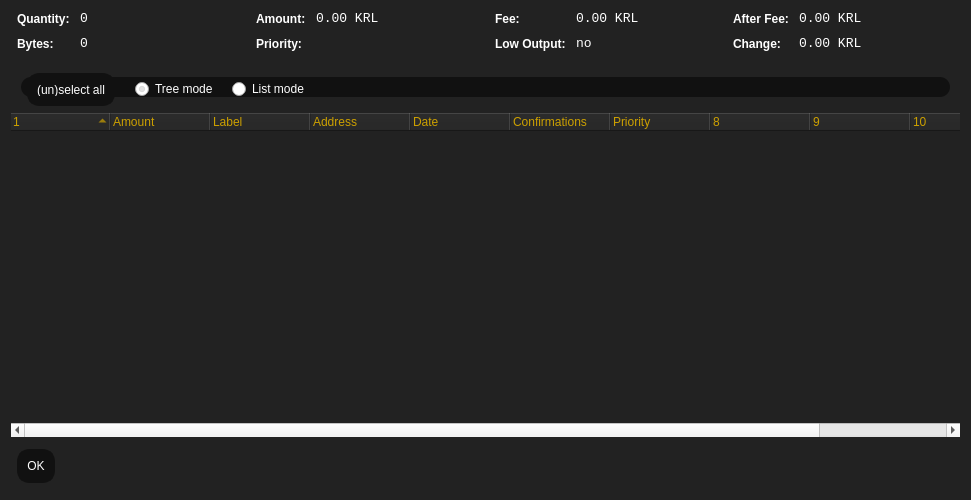
<?xml version="1.0" encoding="UTF-8"?>
<ui version="4.0">
 <class>CoinControlDialog</class>
 <widget class="QDialog" name="CoinControlDialog">
  <property name="geometry">
   <rect>
    <x>0</x>
    <y>0</y>
    <width>971</width>
    <height>500</height>
   </rect>
  </property>
  <property name="windowTitle">
   <string>Coin Control</string>
  </property>
  <property name="styleSheet">
   <string notr="true">QRadioButton {
	color: white;
}
QTreeView {
	background-color: #111;
	alternate-background-color: #222;
	selection-background-color: #cca000;
}

QTreeView::item {
	background-color: #222;
}

QTreeView::item::selected {
	background-color: #cca000;
}

QTreeView::branch::closed {
	color: #ccc;
}

QTreeView::branch::open {
	color: #cca000;
}

QDialog, QFrame {
	color: white;
	background-color: #222;
	border: none;
}

QLabel {
	background-color: transparent;
}

QCheckBox {
    color: white;
}

QFrame#central { background-color: #222; border: none }
QFrame#frame, QFrame#frame_2, QFrame#frame_3 {
	background-color: #111;
	border-style: plain;
	border-width: 20px;
	border-radius: 20px;
	border-color: #111;
	min-width: 10em;
	padding: 6px;
}
QLabel[openExternalLinks=true], QHeaderView { color: #cca000 }
QLabel[openExternalLinks=false] { color: white; font-weight: normal }
QPushButton, QToolButton {
	border: 4px solid #111;
	border-radius: 12px;
	background-color: #111;
	color: white;
	padding: 6px;
	margin: 6px;
}
QPushButton:pressed, QToolButton:checked {
	color: #cca000;
}
QPushButton:pressed, QToolButton:pressed {
	border-color: #cca000;
	color: #cca000;
}
QPushButton:disabled, QToolButton:disabled {
	color: #444;
	background-color: #222;
}


#scrollAreaWidgetContents QToolButton {
	border-radius: 8px;
	border-width: 0px;
}

QComboBox::drop-down {
	border-width: 0;
	border-style: none;
	background-color: #111;
	color: white;
}

QTableView {
	background: #111;
	color: white;
	border-style: none;
	selection-background-color: #cca000;
    alternate-background-color: #222;
	selection-color: #111;
	border: 0px solid black;
}

QHeaderView { color: #cca000; background-color: #111; background-image: none; }
QHeaderView::section { color: #cca000; background-color: #222; }
QHeaderView::section:checked { background-color: #111; }

QTabWidget {
	background: #111;
}

 QTabWidget::pane {
     border-top: 2px solid #111;
     border: 4px solid #111;
     border-bottom-left-radius: 8px;
     border-bottom-right-radius: 8px;
     border-top-right-radius: 8px;
	background: #111;
 }

 QTabWidget::tab-bar {
     left: 5px; /* move to the right by 5px */
 }

 /* Style the tab using the tab sub-control. Note that
     it reads QTabBar _not_ QTabWidget */
 QTabBar::tab {
     background: #111;
     border: 4px solid #222;
     border-bottom-color: #111; /* same as the pane color */
     border-top-left-radius: 4px;
     border-top-right-radius: 4px;
     min-width: 8ex;
     padding: 4px;
     color: #888;
 }

 QTabBar::tab:selected, QTabBar::tab:hover {
     color: #cca000
 }

 QTabBar::tab:selected {
     border-color: #111; /* same as pane color */
     border-top-color: #cca000;
 }

 QTabBar::tab:!selected {
     margin-top: 2px; /* make non-selected tabs look smaller */
 }

 /* make use of negative margins for overlapping tabs */
 QTabBar::tab:selected {
     /* expand/overlap to the left and right by 4px */
     margin-left: -4px;
     margin-right: -4px;
 }

 QTabBar::tab:first:selected {
     margin-left: 0; /* the first selected tab has nothing to overlap with on the left */
 }

 QTabBar::tab:last:selected {
     margin-right: 0; /* the last selected tab has nothing to overlap with on the right */
 }

 QTabBar::tab:only-one {
     margin: 0; /* if there is only one tab, we don't want overlapping margins */
 }
</string>
  </property>
  <layout class="QVBoxLayout" name="verticalLayout">
   <item>
    <layout class="QHBoxLayout" name="horizontalLayoutTop" stretch="0,0,0,0">
     <property name="topMargin">
      <number>0</number>
     </property>
     <property name="bottomMargin">
      <number>10</number>
     </property>
     <item>
      <layout class="QFormLayout" name="formLayoutCoinControl1">
       <property name="horizontalSpacing">
        <number>10</number>
       </property>
       <property name="verticalSpacing">
        <number>10</number>
       </property>
       <property name="leftMargin">
        <number>6</number>
       </property>
       <property name="rightMargin">
        <number>6</number>
       </property>
       <item row="0" column="0">
        <widget class="QLabel" name="labelCoinControlQuantityText">
         <property name="styleSheet">
          <string notr="true">font-weight:bold;</string>
         </property>
         <property name="text">
          <string>Quantity:</string>
         </property>
        </widget>
       </item>
       <item row="0" column="1">
        <widget class="QLabel" name="labelCoinControlQuantity">
         <property name="font">
          <font>
           <family>Monospace</family>
           <pointsize>10</pointsize>
          </font>
         </property>
         <property name="cursor">
          <cursorShape>IBeamCursor</cursorShape>
         </property>
         <property name="contextMenuPolicy">
          <enum>Qt::ActionsContextMenu</enum>
         </property>
         <property name="text">
          <string notr="true">0</string>
         </property>
         <property name="textInteractionFlags">
          <set>Qt::LinksAccessibleByMouse|Qt::TextSelectableByKeyboard|Qt::TextSelectableByMouse</set>
         </property>
        </widget>
       </item>
       <item row="1" column="0">
        <widget class="QLabel" name="labelCoinControlBytesText">
         <property name="styleSheet">
          <string notr="true">font-weight:bold;</string>
         </property>
         <property name="text">
          <string>Bytes:</string>
         </property>
        </widget>
       </item>
       <item row="1" column="1">
        <widget class="QLabel" name="labelCoinControlBytes">
         <property name="font">
          <font>
           <family>Monospace</family>
           <pointsize>10</pointsize>
          </font>
         </property>
         <property name="cursor">
          <cursorShape>IBeamCursor</cursorShape>
         </property>
         <property name="contextMenuPolicy">
          <enum>Qt::ActionsContextMenu</enum>
         </property>
         <property name="text">
          <string notr="true">0</string>
         </property>
         <property name="textInteractionFlags">
          <set>Qt::LinksAccessibleByMouse|Qt::TextSelectableByKeyboard|Qt::TextSelectableByMouse</set>
         </property>
        </widget>
       </item>
      </layout>
     </item>
     <item>
      <layout class="QFormLayout" name="formLayoutCoinControl2">
       <property name="horizontalSpacing">
        <number>10</number>
       </property>
       <property name="verticalSpacing">
        <number>10</number>
       </property>
       <property name="leftMargin">
        <number>6</number>
       </property>
       <property name="rightMargin">
        <number>6</number>
       </property>
       <item row="0" column="0">
        <widget class="QLabel" name="labelCoinControlAmountText">
         <property name="styleSheet">
          <string notr="true">font-weight:bold;</string>
         </property>
         <property name="text">
          <string>Amount:</string>
         </property>
        </widget>
       </item>
       <item row="0" column="1">
        <widget class="QLabel" name="labelCoinControlAmount">
         <property name="font">
          <font>
           <family>Monospace</family>
           <pointsize>10</pointsize>
          </font>
         </property>
         <property name="cursor">
          <cursorShape>IBeamCursor</cursorShape>
         </property>
         <property name="contextMenuPolicy">
          <enum>Qt::ActionsContextMenu</enum>
         </property>
         <property name="text">
          <string notr="true">0.00 KRL</string>
         </property>
         <property name="textInteractionFlags">
          <set>Qt::LinksAccessibleByMouse|Qt::TextSelectableByKeyboard|Qt::TextSelectableByMouse</set>
         </property>
        </widget>
       </item>
       <item row="1" column="0">
        <widget class="QLabel" name="labelCoinControlPriorityText">
         <property name="styleSheet">
          <string notr="true">font-weight:bold;</string>
         </property>
         <property name="text">
          <string>Priority:</string>
         </property>
        </widget>
       </item>
       <item row="1" column="1">
        <widget class="QLabel" name="labelCoinControlPriority">
         <property name="font">
          <font>
           <family>Monospace</family>
           <pointsize>10</pointsize>
          </font>
         </property>
         <property name="cursor">
          <cursorShape>IBeamCursor</cursorShape>
         </property>
         <property name="contextMenuPolicy">
          <enum>Qt::ActionsContextMenu</enum>
         </property>
         <property name="text">
          <string/>
         </property>
         <property name="textInteractionFlags">
          <set>Qt::LinksAccessibleByMouse|Qt::TextSelectableByKeyboard|Qt::TextSelectableByMouse</set>
         </property>
        </widget>
       </item>
      </layout>
     </item>
     <item>
      <layout class="QFormLayout" name="formLayoutCoinControl3">
       <property name="horizontalSpacing">
        <number>10</number>
       </property>
       <property name="verticalSpacing">
        <number>10</number>
       </property>
       <property name="leftMargin">
        <number>6</number>
       </property>
       <property name="rightMargin">
        <number>6</number>
       </property>
       <item row="0" column="0">
        <widget class="QLabel" name="labelCoinControlFeeText">
         <property name="styleSheet">
          <string notr="true">font-weight:bold;</string>
         </property>
         <property name="text">
          <string>Fee:</string>
         </property>
        </widget>
       </item>
       <item row="0" column="1">
        <widget class="QLabel" name="labelCoinControlFee">
         <property name="font">
          <font>
           <family>Monospace</family>
           <pointsize>10</pointsize>
          </font>
         </property>
         <property name="cursor">
          <cursorShape>IBeamCursor</cursorShape>
         </property>
         <property name="contextMenuPolicy">
          <enum>Qt::ActionsContextMenu</enum>
         </property>
         <property name="text">
          <string notr="true">0.00 KRL</string>
         </property>
         <property name="textInteractionFlags">
          <set>Qt::LinksAccessibleByMouse|Qt::TextSelectableByKeyboard|Qt::TextSelectableByMouse</set>
         </property>
        </widget>
       </item>
       <item row="1" column="0">
        <widget class="QLabel" name="labelCoinControlLowOutputText">
         <property name="enabled">
          <bool>false</bool>
         </property>
         <property name="styleSheet">
          <string notr="true">font-weight:bold;</string>
         </property>
         <property name="text">
          <string>Low Output:</string>
         </property>
        </widget>
       </item>
       <item row="1" column="1">
        <widget class="QLabel" name="labelCoinControlLowOutput">
         <property name="enabled">
          <bool>false</bool>
         </property>
         <property name="font">
          <font>
           <family>Monospace</family>
           <pointsize>10</pointsize>
          </font>
         </property>
         <property name="cursor">
          <cursorShape>IBeamCursor</cursorShape>
         </property>
         <property name="contextMenuPolicy">
          <enum>Qt::ActionsContextMenu</enum>
         </property>
         <property name="text">
          <string notr="true">no</string>
         </property>
         <property name="textInteractionFlags">
          <set>Qt::LinksAccessibleByMouse|Qt::TextSelectableByKeyboard|Qt::TextSelectableByMouse</set>
         </property>
        </widget>
       </item>
      </layout>
     </item>
     <item>
      <layout class="QFormLayout" name="formLayoutCoinControl4">
       <property name="horizontalSpacing">
        <number>10</number>
       </property>
       <property name="verticalSpacing">
        <number>10</number>
       </property>
       <property name="leftMargin">
        <number>6</number>
       </property>
       <property name="rightMargin">
        <number>6</number>
       </property>
       <item row="0" column="0">
        <widget class="QLabel" name="labelCoinControlAfterFeeText">
         <property name="styleSheet">
          <string notr="true">font-weight:bold;</string>
         </property>
         <property name="text">
          <string>After Fee:</string>
         </property>
        </widget>
       </item>
       <item row="0" column="1">
        <widget class="QLabel" name="labelCoinControlAfterFee">
         <property name="font">
          <font>
           <family>Monospace</family>
           <pointsize>10</pointsize>
          </font>
         </property>
         <property name="cursor">
          <cursorShape>IBeamCursor</cursorShape>
         </property>
         <property name="contextMenuPolicy">
          <enum>Qt::ActionsContextMenu</enum>
         </property>
         <property name="text">
          <string notr="true">0.00 KRL</string>
         </property>
         <property name="textInteractionFlags">
          <set>Qt::LinksAccessibleByMouse|Qt::TextSelectableByKeyboard|Qt::TextSelectableByMouse</set>
         </property>
        </widget>
       </item>
       <item row="1" column="0">
        <widget class="QLabel" name="labelCoinControlChangeText">
         <property name="enabled">
          <bool>false</bool>
         </property>
         <property name="styleSheet">
          <string notr="true">font-weight:bold;</string>
         </property>
         <property name="text">
          <string>Change:</string>
         </property>
        </widget>
       </item>
       <item row="1" column="1">
        <widget class="QLabel" name="labelCoinControlChange">
         <property name="enabled">
          <bool>false</bool>
         </property>
         <property name="font">
          <font>
           <family>Monospace</family>
           <pointsize>10</pointsize>
          </font>
         </property>
         <property name="cursor">
          <cursorShape>IBeamCursor</cursorShape>
         </property>
         <property name="contextMenuPolicy">
          <enum>Qt::ActionsContextMenu</enum>
         </property>
         <property name="text">
          <string notr="true">0.00 KRL</string>
         </property>
         <property name="textInteractionFlags">
          <set>Qt::LinksAccessibleByMouse|Qt::TextSelectableByKeyboard|Qt::TextSelectableByMouse</set>
         </property>
        </widget>
       </item>
      </layout>
     </item>
    </layout>
   </item>
   <item>
    <widget class="QFrame" name="frame">
     <property name="minimumSize">
      <size>
       <width>182</width>
       <height>40</height>
      </size>
     </property>
     <property name="frameShape">
      <enum>QFrame::StyledPanel</enum>
     </property>
     <property name="frameShadow">
      <enum>QFrame::Sunken</enum>
     </property>
     <widget class="QWidget" name="horizontalLayoutWidget">
      <property name="geometry">
       <rect>
        <x>10</x>
        <y>0</y>
        <width>781</width>
        <height>45</height>
       </rect>
      </property>
      <layout class="QHBoxLayout" name="horizontalLayoutPanel" stretch="0,0,0,0">
       <property name="spacing">
        <number>14</number>
       </property>
       <item>
        <widget class="QPushButton" name="pushButtonSelectAll">
         <property name="sizePolicy">
          <sizepolicy hsizetype="Maximum" vsizetype="Fixed">
           <horstretch>0</horstretch>
           <verstretch>0</verstretch>
          </sizepolicy>
         </property>
         <property name="text">
          <string>(un)select all</string>
         </property>
        </widget>
       </item>
       <item>
        <widget class="QRadioButton" name="radioTreeMode">
         <property name="sizePolicy">
          <sizepolicy hsizetype="Maximum" vsizetype="Fixed">
           <horstretch>0</horstretch>
           <verstretch>0</verstretch>
          </sizepolicy>
         </property>
         <property name="text">
          <string>Tree mode</string>
         </property>
         <property name="checked">
          <bool>true</bool>
         </property>
        </widget>
       </item>
       <item>
        <widget class="QRadioButton" name="radioListMode">
         <property name="sizePolicy">
          <sizepolicy hsizetype="Maximum" vsizetype="Fixed">
           <horstretch>0</horstretch>
           <verstretch>0</verstretch>
          </sizepolicy>
         </property>
         <property name="text">
          <string>List mode</string>
         </property>
        </widget>
       </item>
       <item>
        <spacer name="horizontalSpacer">
         <property name="orientation">
          <enum>Qt::Horizontal</enum>
         </property>
         <property name="sizeHint" stdset="0">
          <size>
           <width>40</width>
           <height>20</height>
          </size>
         </property>
        </spacer>
       </item>
      </layout>
     </widget>
    </widget>
   </item>
   <item>
    <widget class="CoinControlTreeWidget" name="treeWidget">
     <property name="contextMenuPolicy">
      <enum>Qt::CustomContextMenu</enum>
     </property>
     <property name="styleSheet">
      <string notr="true"/>
     </property>
     <property name="sortingEnabled">
      <bool>false</bool>
     </property>
     <property name="columnCount">
      <number>11</number>
     </property>
     <attribute name="headerShowSortIndicator" stdset="0">
      <bool>true</bool>
     </attribute>
     <attribute name="headerStretchLastSection">
      <bool>false</bool>
     </attribute>
     <column>
      <property name="text">
       <string/>
      </property>
     </column>
     <column>
      <property name="text">
       <string>Amount</string>
      </property>
     </column>
     <column>
      <property name="text">
       <string>Label</string>
      </property>
     </column>
     <column>
      <property name="text">
       <string>Address</string>
      </property>
     </column>
     <column>
      <property name="text">
       <string>Date</string>
      </property>
     </column>
     <column>
      <property name="text">
       <string>Confirmations</string>
      </property>
      <property name="toolTip">
       <string>Confirmed</string>
      </property>
     </column>
     <column>
      <property name="text">
       <string>Priority</string>
      </property>
     </column>
     <column>
      <property name="text">
       <string/>
      </property>
     </column>
     <column>
      <property name="text">
       <string/>
      </property>
     </column>
     <column>
      <property name="text">
       <string/>
      </property>
     </column>
     <column>
      <property name="text">
       <string/>
      </property>
     </column>
    </widget>
   </item>
   <item>
    <widget class="QDialogButtonBox" name="buttonBox">
     <property name="sizePolicy">
      <sizepolicy hsizetype="Maximum" vsizetype="Fixed">
       <horstretch>0</horstretch>
       <verstretch>0</verstretch>
      </sizepolicy>
     </property>
     <property name="orientation">
      <enum>Qt::Horizontal</enum>
     </property>
     <property name="standardButtons">
      <set>QDialogButtonBox::Ok</set>
     </property>
    </widget>
   </item>
  </layout>
 </widget>
 <customwidgets>
  <customwidget>
   <class>CoinControlTreeWidget</class>
   <extends>QTreeWidget</extends>
   <header>coincontroltreewidget.h</header>
  </customwidget>
 </customwidgets>
 <resources/>
 <connections/>
</ui>
